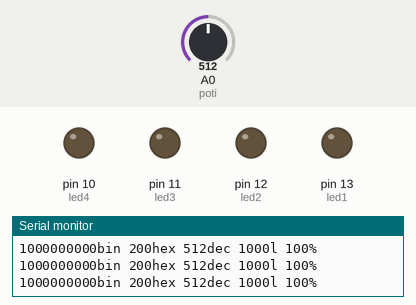
A sketch run on a simulated Arduino Uno, built with avr-gcc and run on an emulated ATmega328P. Shown: output pins drawn as LEDs (lit = HIGH), the last lines printed to the serial monitor. The test bench sets the inputs (shaded band); at power-on: A0 (poti) = 512.

Above: at 1.2 s.
1.3 s: A0 (poti) set to 431
3.2 s: A0 (poti) set to 402
At 3.9 s:
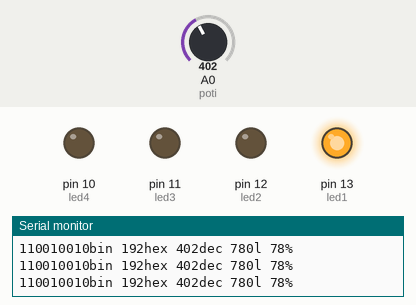
4.7 s: A0 (poti) set to 328
7.7 s: A0 (poti) set to 295
At 8.6 s:
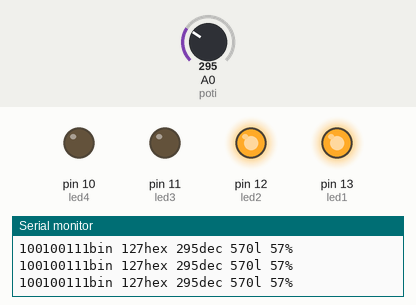
9.2 s: A0 (poti) set to 218
11.2 s: A0 (poti) set to 199
At 12.5 s:
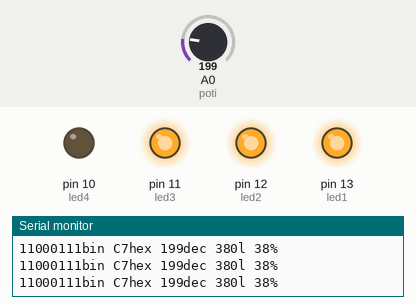
Timing chart, 0 to 13.7 s (numbered marks = the images above; inputs shaded):
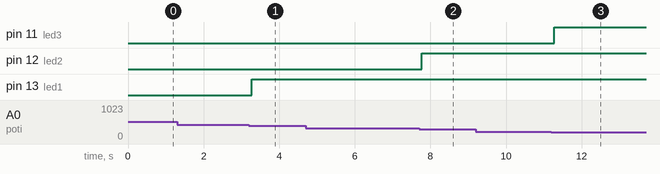

Measured:
- the behaviour switches between 415 and 414 on A0 (poti) (found by bisection; images 0 and 1)
- the behaviour switches between 313 and 312 on A0 (poti) (found by bisection; images 1 and 2)
- the behaviour switches between 210 and 209 on A0 (poti) (found by bisection; images 2 and 3)
- after the input at 3.2 s, pin 13 (led1): LOW → HIGH after 0.07 s
- after the input at 7.7 s, pin 12 (led2): LOW → HIGH after 0.07 s
- after the input at 11.2 s, pin 11 (led3): LOW → HIGH after 0.07 s

The sketch:

code_mit_print_hex_dec_bin.ino
```cpp
#define poti A0
#define led4 10
#define led3 11
#define led2 12
#define led1 13

unsigned long adValue = 0;
boolean blinkValue = true;

void setup()
{
  Serial.begin(9600);
  pinMode(led1, OUTPUT);
  pinMode(led2, OUTPUT);
  pinMode(led3, OUTPUT);
  pinMode(led4, OUTPUT);
  pinMode(poti, INPUT);
}

void loop()
{
  adValue = analogRead(poti);

  Serial.print(adValue, BIN);
  Serial.print("bin ");
  Serial.print(adValue, HEX);
  Serial.print("hex ");
  Serial.print(adValue, DEC);
  Serial.print("dec ");
  Serial.print(literConversion(adValue));
  Serial.print("l ");
  Serial.print(percentConversion(adValue));
  Serial.println("%");

  if(literConversion(adValue) < 50){
    digitalWrite(led4, blinkValue);
    digitalWrite(led3, blinkValue);
    digitalWrite(led2, blinkValue);
    digitalWrite(led1, blinkValue);
    blinkValue = !blinkValue;
    delay(1000);
  }else{
    // Leds sind mit invertierter Logik angeschlossen
    digitalWrite(led4, percentConversion(adValue) <= 20);
    digitalWrite(led3, percentConversion(adValue) <= 40);
    digitalWrite(led2, percentConversion(adValue) <= 60);
    digitalWrite(led1, percentConversion(adValue) <= 80);
  }
}

// Der Tank ist bereits bei 2.5V voll
unsigned long percentConversion(unsigned long digitalValue){
  return digitalValue*100/512;
}

unsigned long literConversion(unsigned long digitalValue){
  return percentConversion(digitalValue)*10;
}
```
